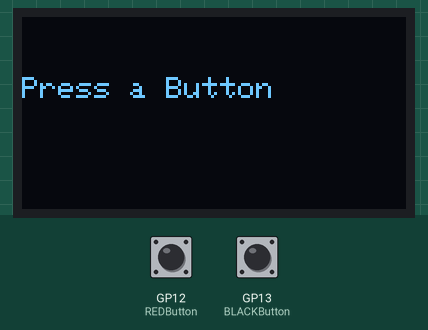
Recording of a program running on a simulated Raspberry Pi Pico. On the bench: 128×64 one-colour display. The inputs (shaded band) are chosen by the test bench; at power-on: GP12 (REDButton) LOW, GP13 (BLACKButton) LOW. The display library's start-up logo is not drawn; what the program prints to the serial monitor is not drawn.

Above: at 3.2 s.
3.3 s: GP12 (REDButton) pulled HIGH for 0.15 s
At 4.4 s:
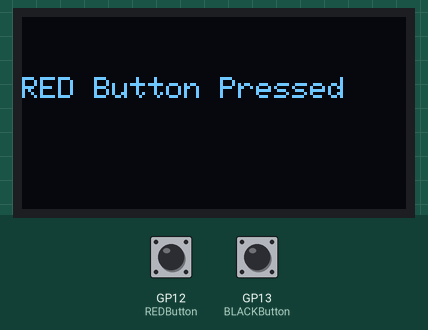
4.9 s: GP13 (BLACKButton) pulled HIGH for 0.15 s
At 5.6 s:
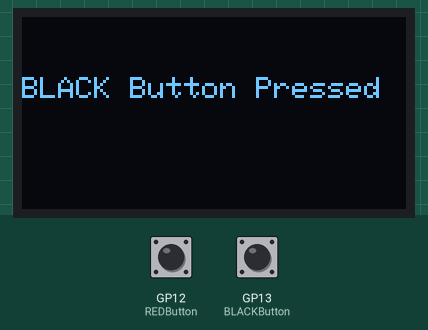
6.5 s: GP12 (REDButton) pulled HIGH for 1 s
At 6.8 s:
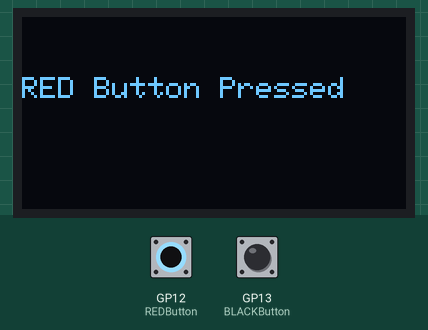
9.0 s: GP13 (BLACKButton) pulled HIGH for 1 s
At 9.9 s:
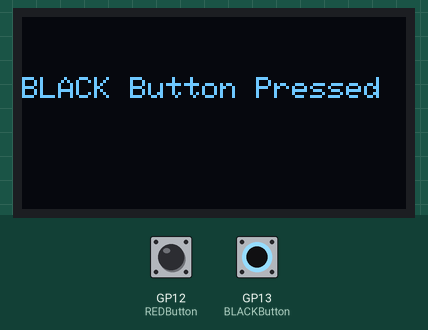
11.5 s: GP12 (REDButton) pulled HIGH for 3.2 s
At 11.8 s:
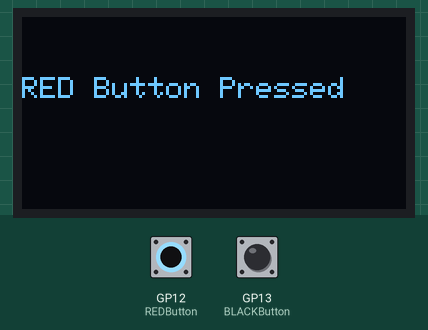
Timing chart, 0 to 14.5 s (numbered marks = the images above; inputs shaded):
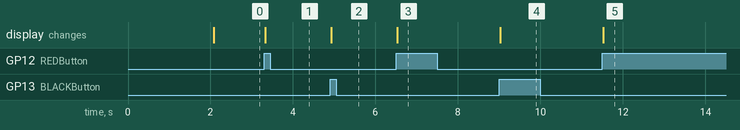

Measured:
- after the input at 3.3 s, the display: changes at once (image 1)
- after the input at 4.9 s, the display: changes at once (image 2)
- after the input at 6.5 s, the display: changes at once (image 3)
- after the input at 9.0 s, the display: changes at once (image 4)
- after the input at 11.5 s, the display: changes at once (image 5)

The program:

main.cpp
```cpp
//This program  demonstrates the use of hardware interrupts. The Red and Black buttons
//are connected to pins GP12 and GP13. The pins are setup as INPUT pins in the setup
//section, using the pinMode command. When a button is momentarily pressed, its INPUT pin
//changes from LOW (0) to HIGH (1), then reverts to LOW when the button is released.

//The INPUT pins are attached to interrupts that transfer the program control to
//interrupt handler functions when the button state changes. For the Red button, the
//handler function is redButtonPressed and for the Black button it is blackButtonPressed

//The handler functions turn ON and OFF the built-in LED on the Pico. In the program
//the variable associated with the built-in LED is called INDICATOR, and it's setup
//as an OUTPUT pin.

#include <Arduino.h>
#include "Wire.h"

#include <Adafruit_GFX.h>       //OLED display support library
#include <Adafruit_SSD1306.h>   //OLED display library

//-- defines OLED screen dimensions ---
#define SCREEN_WIDTH 128 // OLED display width, in pixels
#define SCREEN_HEIGHT 64 // OLED display height, in pixels
#define OLED_RESET    -1 // Reset pin #
#define SCREEN_ADDRESS 0x3C //OLED I2C address

//creates OLED display object "display"
Adafruit_SSD1306 display(SCREEN_WIDTH, SCREEN_HEIGHT, &Wire, OLED_RESET);

#define REDButton 12     //connected to pin GP12
#define BLACKButton 13   //connected to pin GP13

volatile int buttonStatus = 0;

//declare functions used in program here

void redButtonPressed();
void blackButtonPressed();
void showRedButtonPressed();
void showBlackButtonPressed();

void setup(){
  Wire.begin();
  Serial.begin(115200);  // Serial is used for debugging

  //set REDButton and BLACKButton pins as INPUT (i.e., read pins)
  //both input pins are pulled LOW by default using 10k resistors
  pinMode(REDButton, INPUT);
  pinMode(BLACKButton, INPUT);

  //rather than polling the state of the buttons continously, we'll using
  //interrupts to monitor them

  //attach an interrupt to each button. If the state of the button CHANGEs (i.e., is momentarily pressed)
  //invoke interrupt processing function - redButtonPressed() for REDButton and
  //blackButtonPressed for BLACKButton
  attachInterrupt(REDButton, redButtonPressed, CHANGE);
  attachInterrupt(BLACKButton, blackButtonPressed, CHANGE);

  // initializes OLED display
  if(!display.begin(SSD1306_SWITCHCAPVCC, SCREEN_ADDRESS)) {
      Serial.println(F("SSD1306 allocation failed"));
      for(;;); // Don't proceed, loop forever
  }

  // OLED display library initializes this with an Adafruit splash screen.
  display.display();    //this function must be called at the end of display statements
  delay(2000);          // pauses for 2 seconds

  display.clearDisplay();                //clears OLED screen
  display.setTextSize(1);                 //Normal 1:1 pixel scale
  display.setTextColor(SSD1306_WHITE);    //Draw white text
  display.setCursor(0,20);                 //Start at top-left corner (Col=0, Row=0)
  display.print(F("Press a Button"));
  display.display();
}

void loop(){
  //you can use the loop to process other aspects of the program

}

void showRedButtonPressed(){
  //prints red button pressed on OLED display
  display.clearDisplay();                 //clears OLED screen
  display.setTextSize(1);                 //Normal 1:1 pixel scale
  display.setTextColor(SSD1306_WHITE);    //Draw white text
  display.setCursor(0,20);                 //Start at top-left corner (Col=0, Row=0)
  display.print(F("RED Button Pressed"));
  display.display();
}


void showBlackButtonPressed(){
  //prints black button pressed on OLED display
  display.clearDisplay();                 //clears OLED screen
  display.setTextSize(1);                 //Normal 1:1 pixel scale
  display.setTextColor(SSD1306_WHITE);    //Draw white text
  display.setCursor(0,20);                 //Start at top-left corner (Col=0, Row=0)
  display.print(F("BLACK Button Pressed"));
  display.display();
}

//called when the red button is pressed
void redButtonPressed()
{
    buttonStatus = 1;
    showRedButtonPressed();
    Serial.println("Red Button Pressed");
}

//called when the black button is pressed
void blackButtonPressed(){
    buttonStatus = 0;
    showBlackButtonPressed();
    Serial.println("Black Button Pressed");
}
```
